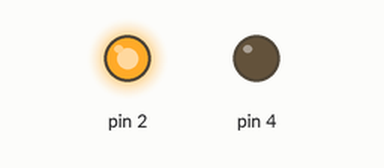
This sketch was run on a simulated Arduino Uno, built with avr-gcc and run on an emulated ATmega328P. On the bench: output pins drawn as LEDs (lit = HIGH).

Above: at 1.5 s.
At 3.5 s:
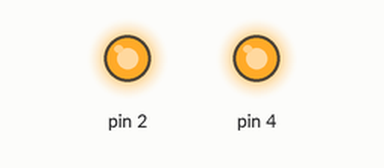
At 5.5 s:
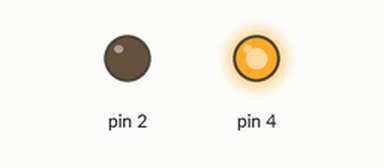
Timing chart, 0 to 9.1 s (numbered marks = the images above):
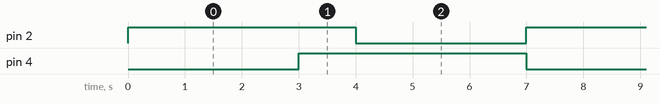

Measured:
- by itself, pin 2, pin 4: alternates HIGH for 4.0 s and LOW for 3.0 s
- by itself, everything shown: repeats every 7.0 s, in 4 steps

The sketch:

arduino1.ino
```cpp
void setup() {
  pinMode(2, OUTPUT);
  pinMode(4, OUTPUT);
  // put your setup code here, to run once:

}

void loop() {
  digitalWrite(2, HIGH);
  delay(3000);
  digitalWrite(2, LOW);

  digitalWrite(2, HIGH);
  digitalWrite(4, HIGH);
  delay(1000);
  digitalWrite(2, LOW);
  digitalWrite(4, LOW);

  digitalWrite(4, HIGH);
  delay(3000);
  digitalWrite(4, LOW);

  // put your main code here, to run repeatedly:

}
```
